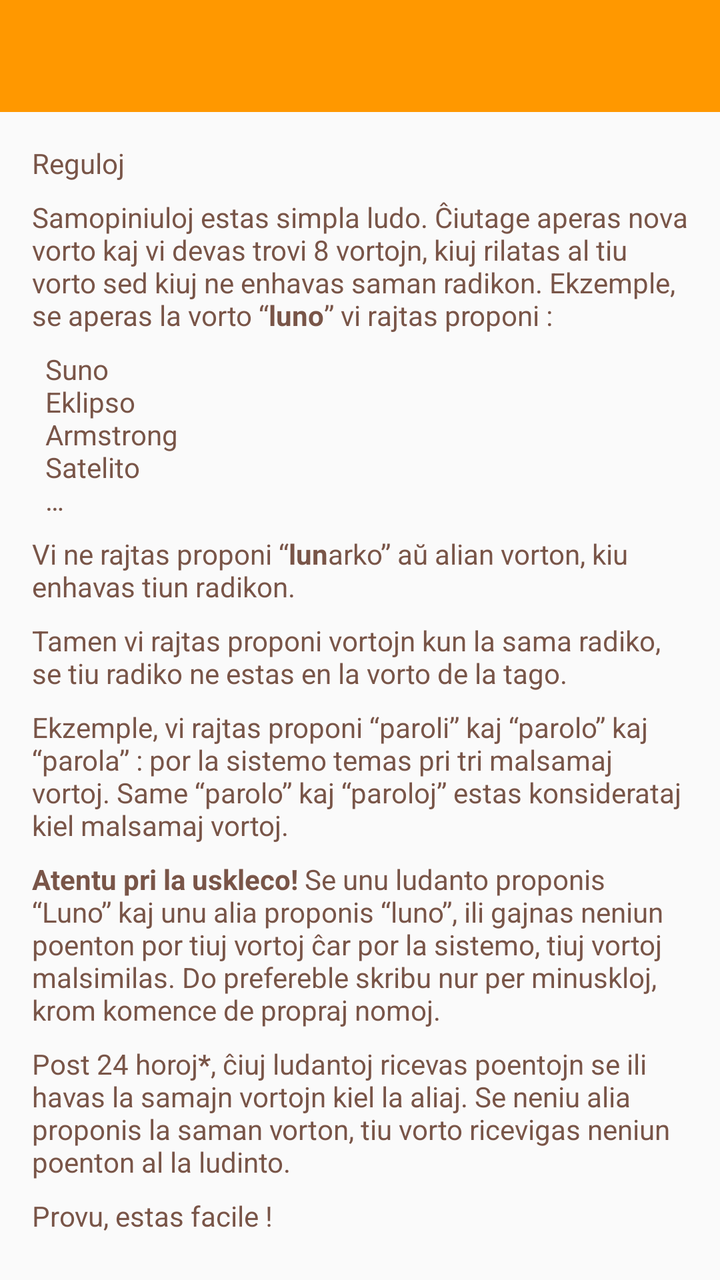
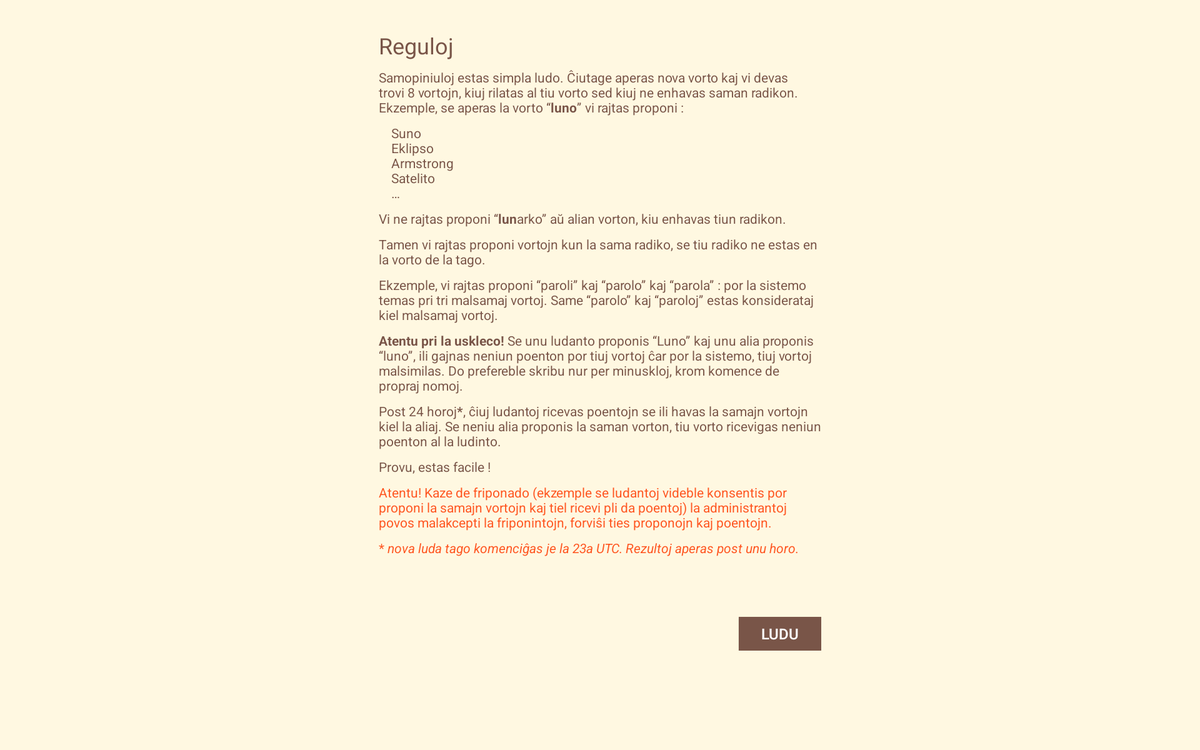

First picture: res/layout/ on a phone held upright. Second picture: the repository's own variant of that layout, on a device whose configuration matches the variant's folder. Source for both follows.
<!-- AndroidManifest.xml: application theme AppTheme -->
<!-- res/layout/activity_kiel_ludi.xml -->
<RelativeLayout xmlns:android="http://schemas.android.com/apk/res/android"
    xmlns:tools="http://schemas.android.com/tools"
    android:layout_width="match_parent"
    android:layout_height="match_parent"
    tools:context="org.esperanto_france.samopiniuloj.KielLudiFragment">

    <include
        android:id="@+id/toolbar"
        layout="@layout/toolbar" />

    <LinearLayout
        android:layout_below="@id/toolbar"
        android:orientation="vertical"
        android:layout_width="match_parent"
        android:layout_height="match_parent"
        android:paddingBottom="@dimen/activity_vertical_margin"
        android:paddingLeft="@dimen/activity_horizontal_margin"
        android:paddingRight="@dimen/activity_horizontal_margin"
        android:paddingTop="@dimen/activity_vertical_margin" >

        <TextView android:id="@+id/txtKielLudi0"
            android:text="@string/txt_kiel_ludi_0"
            style="@style/Titre" />

        <TextView android:id="@+id/txtKielLudi1"
            android:text="@string/txt_kiel_ludi_1"
            style="@style/TexteNormal.Alinea" />

        <TextView android:id="@+id/txtKielLudi2"
            android:text="@string/txt_kiel_ludi_2"
            style="@style/TexteNormal.Alinea" />

        <TextView android:id="@+id/txtKielLudi3"
            android:text="@string/txt_kiel_ludi_3"
            style="@style/TexteNormal.Alinea" />

        <TextView android:id="@+id/txtKielLudi4"
            android:text="@string/txt_kiel_ludi_4"
            style="@style/TexteNormal.Alinea" />

        <TextView android:id="@+id/txtKielLudi5"
            android:text="@string/txt_kiel_ludi_5"
            style="@style/TexteNormal.Alinea" />

        <TextView android:id="@+id/txtKielLudi6"
            android:text="@string/txt_kiel_ludi_6"
            style="@style/TexteNormal.Alinea" />


        <TextView android:id="@+id/txtKielLudi7"
            android:text="@string/txt_kiel_ludi_7"
            style="@style/TexteNormal.Alinea" />

        <TextView android:id="@+id/txtKielLudi8"
            android:text="@string/txt_kiel_ludi_8"
            style="@style/TexteNormal.Alinea" />

        <TextView android:id="@+id/txtKielLudi9"
            android:text="@string/txt_kiel_ludi_9"
            style="@style/TexteNormal.Important.Alinea" />

        <TextView android:id="@+id/txtKielLudi10"
            android:text="@string/txt_kiel_ludi_10"
            style="@style/TexteNormal.Important.Alinea" />

    </LinearLayout>

</RelativeLayout>
<!-- res/layout/toolbar.xml (included above) -->
<?xml version="1.0" encoding="utf-8"?>
<android.support.v7.widget.Toolbar xmlns:android="http://schemas.android.com/apk/res/android"
    android:layout_width="match_parent"
    android:layout_height="wrap_content"
    android:background="@color/sam_secondaire">
</android.support.v7.widget.Toolbar>
<!-- resources referenced by this layout -->
<resources>
  <color name="sam_secondaire">#FF9800</color>
  <dimen name="activity_horizontal_margin">16dp</dimen>
  <dimen name="activity_vertical_margin">16dp</dimen>
  <string name="txt_kiel_ludi_0">Reguloj</string>
  <string name="txt_kiel_ludi_1">Samopiniuloj estas simpla ludo. Ĉiutage aperas nova vorto kaj vi devas trovi 8 vortojn, kiuj rilatas al tiu vorto sed kiuj ne enhavas saman radikon. Ekzemple, se aperas la vorto “<b>luno</b>” vi rajtas proponi :</string>
  <string name="txt_kiel_ludi_10">* <i>nova luda tago komenciĝas je la 23a UTC. Rezultoj aperas post unu horo.</i></string>
  <string name="txt_kiel_ludi_2">\tSuno\n\tEklipso\n\tArmstrong\n\tSatelito\n\t…</string>
  <string name="txt_kiel_ludi_3">Vi ne rajtas proponi “<b>lun</b>arko” aŭ alian vorton, kiu enhavas tiun radikon.</string>
  <string name="txt_kiel_ludi_4">Tamen vi rajtas proponi vortojn kun la sama radiko, se tiu radiko ne estas en la vorto de la tago.</string>
  <string name="txt_kiel_ludi_5">Ekzemple, vi rajtas proponi “paroli” kaj “parolo” kaj “parola” : por la sistemo temas pri tri malsamaj vortoj. Same “parolo” kaj “paroloj” estas konsiderataj kiel malsamaj vortoj.</string>
  <string name="txt_kiel_ludi_6"><b>Atentu pri la uskleco!</b> Se unu ludanto proponis “Luno” kaj unu alia proponis “luno”, ili gajnas neniun poenton por tiuj vortoj ĉar por la sistemo, tiuj vortoj malsimilas. Do prefereble skribu nur per minuskloj, krom komence de propraj nomoj.</string>
  <string name="txt_kiel_ludi_7">Post 24 horoj<b>*</b>, ĉiuj ludantoj ricevas poentojn se ili havas la samajn vortojn kiel la aliaj. Se neniu alia proponis la saman vorton, tiu vorto ricevigas neniun poenton al la ludinto.</string>
  <string name="txt_kiel_ludi_8">Provu, estas facile !</string>
  <string name="txt_kiel_ludi_9">Atentu! Kaze de friponado (ekzemple se ludantoj videble konsentis por proponi la samajn vortojn kaj tiel ricevi pli da poentoj) la administrantoj povos malakcepti la friponintojn, forviŝi ties proponojn kaj poentojn.</string>
  <style name="TexteNormal.Alinea">
          <item name="android:paddingTop">8dp</item>
      </style>
  <style name="TexteNormal.Important.Alinea">
          <item name="android:paddingTop">8dp</item>
      </style>
  <style name="Titre">
          <item name="android:layout_width">wrap_content</item>
          <item name="android:layout_height">wrap_content</item>
          <item name="android:textSize">@dimen/texte_xlarge</item>
          <item name="android:textColor">@color/sam_txt_1</item>
      </style>
  <style name="AppTheme" parent="Theme.AppCompat.Light">
          
          <item name="android:windowNoTitle">true</item>
          <item name="windowActionBar">false</item> 
  
          <item name="drawerArrowStyle">@style/DrawerArrowStyle</item>
      </style>
  <dimen name="texte_xlarge">24sp</dimen>
  <color name="sam_txt_1">#795548</color>
  <style name="DrawerArrowStyle" parent="Widget.AppCompat.DrawerArrowToggle">
          <item name="spinBars">true</item>
          <item name="color">@android:color/white</item>
      </style>
</resources>
<!-- res/layout-xlarge/activity_kiel_ludi.xml (the repository's variant of the layout above) -->
<!-- drawn on a large tablet held sideways -->
<ScrollView xmlns:android="http://schemas.android.com/apk/res/android"
    xmlns:tools="http://schemas.android.com/tools"
    android:layout_width="match_parent"
    android:layout_height="match_parent"
    android:background="@color/sam_fond"
    android:fillViewport="false"
    tools:context="org.esperanto_france.samopiniuloj.KielLudiFragment">

    <LinearLayout
        android:layout_width="600dp"
        android:layout_height="wrap_content"
        android:layout_gravity="center_horizontal"
        android:orientation="vertical"
        android:paddingBottom="@dimen/marge_3"
        android:paddingLeft="@dimen/marge_4"
        android:paddingRight="@dimen/marge_4"
        android:paddingTop="@dimen/marge_3">

        <TextView android:id="@+id/txtKielLudi0"
            style="@style/Titre"
            android:text="@string/txt_kiel_ludi_0" />

        <TextView android:id="@+id/txtKielLudi1"
            style="@style/TexteNormal.Alinea"
            android:text="@string/txt_kiel_ludi_1" />

        <TextView android:id="@+id/txtKielLudi2"
            style="@style/TexteNormal.Alinea"
            android:text="@string/txt_kiel_ludi_2" />

        <TextView android:id="@+id/txtKielLudi3"
            style="@style/TexteNormal.Alinea"
            android:text="@string/txt_kiel_ludi_3" />

        <TextView android:id="@+id/txtKielLudi4"
            style="@style/TexteNormal.Alinea"
            android:text="@string/txt_kiel_ludi_4" />

        <TextView android:id="@+id/txtKielLudi5"
            style="@style/TexteNormal.Alinea"
            android:text="@string/txt_kiel_ludi_5" />

        <TextView android:id="@+id/txtKielLudi6"
            style="@style/TexteNormal.Alinea"
            android:text="@string/txt_kiel_ludi_6" />


        <TextView android:id="@+id/txtKielLudi7"
            style="@style/TexteNormal.Alinea"
            android:text="@string/txt_kiel_ludi_7" />

        <TextView android:id="@+id/txtKielLudi8"
            style="@style/TexteNormal.Alinea"
            android:text="@string/txt_kiel_ludi_8" />

        <TextView android:id="@+id/txtKielLudi9"
            style="@style/TexteNormal.Important.Alinea"
            android:text="@string/txt_kiel_ludi_9" />

        <TextView android:id="@+id/txtKielLudi10"
            style="@style/TexteNormal.Important.Alinea"
            android:text="@string/txt_kiel_ludi_10" />

        <Button android:id="@+id/btn_ludu"
            style="@style/BoutonPrimaire"
            android:layout_gravity="end"
            android:layout_marginTop="@dimen/marge_4"
            android:text="@string/action_ludi"/>

    </LinearLayout>

</ScrollView>
<!-- resources referenced by the variant -->
<!-- as a large tablet held sideways resolves them -->
<resources>
  <color name="sam_fond">#FFF8E1</color>
  <!-- from res/values-sw720dp/ -->
  <dimen name="marge_3">32dp</dimen>
  <!-- from res/values-sw720dp/ -->
  <dimen name="marge_4">64dp</dimen>
  <string name="action_ludi">ludu</string>
  <string name="txt_kiel_ludi_0">Reguloj</string>
  <string name="txt_kiel_ludi_1">Samopiniuloj estas simpla ludo. Ĉiutage aperas nova vorto kaj vi devas trovi 8 vortojn, kiuj rilatas al tiu vorto sed kiuj ne enhavas saman radikon. Ekzemple, se aperas la vorto “<b>luno</b>” vi rajtas proponi :</string>
  <string name="txt_kiel_ludi_10">* <i>nova luda tago komenciĝas je la 23a UTC. Rezultoj aperas post unu horo.</i></string>
  <string name="txt_kiel_ludi_2">\tSuno\n\tEklipso\n\tArmstrong\n\tSatelito\n\t…</string>
  <string name="txt_kiel_ludi_3">Vi ne rajtas proponi “<b>lun</b>arko” aŭ alian vorton, kiu enhavas tiun radikon.</string>
  <string name="txt_kiel_ludi_4">Tamen vi rajtas proponi vortojn kun la sama radiko, se tiu radiko ne estas en la vorto de la tago.</string>
  <string name="txt_kiel_ludi_5">Ekzemple, vi rajtas proponi “paroli” kaj “parolo” kaj “parola” : por la sistemo temas pri tri malsamaj vortoj. Same “parolo” kaj “paroloj” estas konsiderataj kiel malsamaj vortoj.</string>
  <string name="txt_kiel_ludi_6"><b>Atentu pri la uskleco!</b> Se unu ludanto proponis “Luno” kaj unu alia proponis “luno”, ili gajnas neniun poenton por tiuj vortoj ĉar por la sistemo, tiuj vortoj malsimilas. Do prefereble skribu nur per minuskloj, krom komence de propraj nomoj.</string>
  <string name="txt_kiel_ludi_7">Post 24 horoj<b>*</b>, ĉiuj ludantoj ricevas poentojn se ili havas la samajn vortojn kiel la aliaj. Se neniu alia proponis la saman vorton, tiu vorto ricevigas neniun poenton al la ludinto.</string>
  <string name="txt_kiel_ludi_8">Provu, estas facile !</string>
  <string name="txt_kiel_ludi_9">Atentu! Kaze de friponado (ekzemple se ludantoj videble konsentis por proponi la samajn vortojn kaj tiel ricevi pli da poentoj) la administrantoj povos malakcepti la friponintojn, forviŝi ties proponojn kaj poentojn.</string>
  <style name="BoutonPrimaire">
          <item name="android:layout_width">wrap_content</item>
          <item name="android:minWidth">88dp</item>
          <item name="android:layout_height">36dp</item>
          <item name="android:textSize">16sp</item>
          <item name="android:textAllCaps">true</item>
          <item name="android:textColor">@color/sam_bouton_txt</item>
          <item name="android:background">@color/sam_bouton_fonce</item>
      </style>
  <style name="TexteNormal.Alinea">
          <item name="android:paddingTop">8dp</item>
      </style>
  <style name="TexteNormal.Important.Alinea">
          <item name="android:paddingTop">8dp</item>
      </style>
  <style name="Titre">
          <item name="android:layout_width">wrap_content</item>
          <item name="android:layout_height">wrap_content</item>
          <item name="android:textSize">@dimen/texte_xlarge</item>
          <item name="android:textColor">@color/sam_txt_1</item>
      </style>
  <style name="AppTheme" parent="Theme.AppCompat.Light">
          
          <item name="android:windowNoTitle">true</item>
          <item name="windowActionBar">false</item> 
  
          <item name="drawerArrowStyle">@style/DrawerArrowStyle</item>
      </style>
  <color name="sam_bouton_txt">#FFFFFF</color>
  <color name="sam_bouton_fonce">#795548</color>
  <!-- from res/values-sw720dp/ -->
  <dimen name="texte_xlarge">24sp</dimen>
  <color name="sam_txt_1">#795548</color>
  <style name="DrawerArrowStyle" parent="Widget.AppCompat.DrawerArrowToggle">
          <item name="spinBars">true</item>
          <item name="color">@android:color/white</item>
      </style>
</resources>
